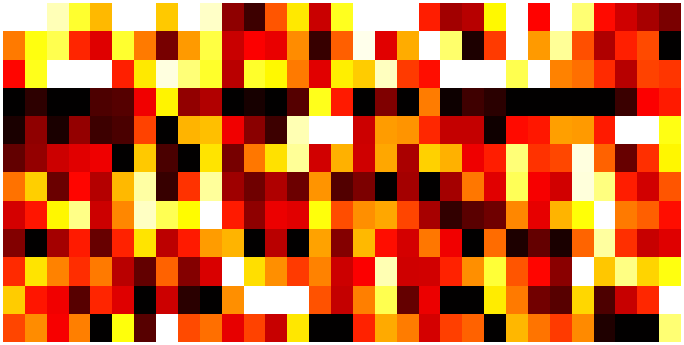
%> input picture data/features/spectrogram/chroma/blues/blues.000001.png, 684 x 345 px
$ octave --eval "result = glcm_stats('../data/features/spectrogram/chroma/blues/blues.000001.png');"   (GNU Octave 9; MATLAB toolbox functions it lacks are replaced by stand-ins)
%> lines starting %> are read from the running program, lines starting %| are printed output that depends on the picture
function [stats] = glcm_stats(I)

img = im2gray(imread(I));
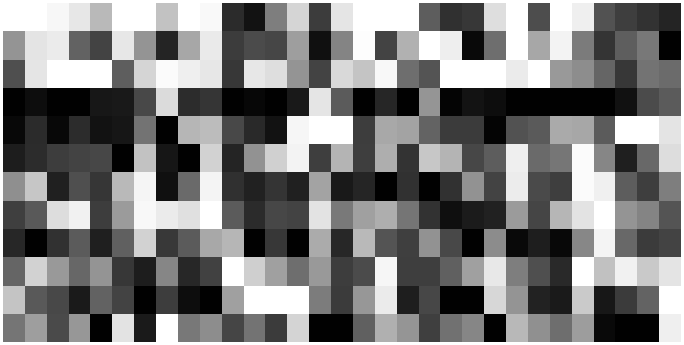
%> img: size 345x684 uint8; min 1, max 255, mean 122.9

offsets = [ 0 1; 0 2; 0 3; 0 4;
           -1 1; -2 2; -3 3; -4 4;
           -1 0; -2 0; -3 0; -4 0;
           -1 -1; -2 -2; -3 -3; -4 -4];
glcms = graycomatrix(img, "Offset", offsets);
glcms_stats = graycoprops(glcms);

stats = [];

for i = 1:16
    stats = [stats; [glcms_stats.Contrast(i) glcms_stats.Correlation(i)  glcms_stats.Energy(i) glcms_stats.Homogeneity(i)]];
end
%> this loop made 16 passes
%> stats on passes 1 to 2: [0.45 0.967 0.139 0.975], [0.45 0.967 0.139 0.975; 0.902 0.934 0.13 0.951]
%> after the loop, stats = 16 rows, first 8: [0.45 0.967 0.139 0.975; 0.902 0.934 0.13 0.951; 1.36 0.9 0.12 0.926; 1.75 0.871 0.113 0.903; 0.883 0.935 0.131 0.954; 1.75 0.87 0.114 0.91; 2.61 0.806 0.0997 0.867; 3.29 0.755 0.0886 0.83]
%> `result = glcm_stats('../data/features/spectrogram/chroma/blues/blues.0..`: result has the same summary as stats in glcm_stats

end

$ run again, on data/features/spectrogram/chroma/blues/blues.0000210.png
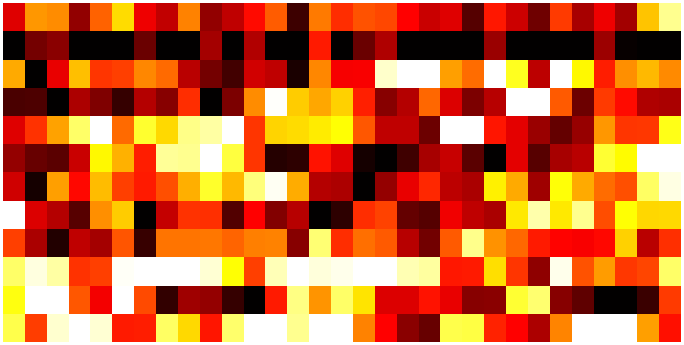
%> input picture data/features/spectrogram/chroma/blues/blues.0000210.png, 684 x 345 px
%> in glcm_stats, `img = im2gray(imread(I));`:
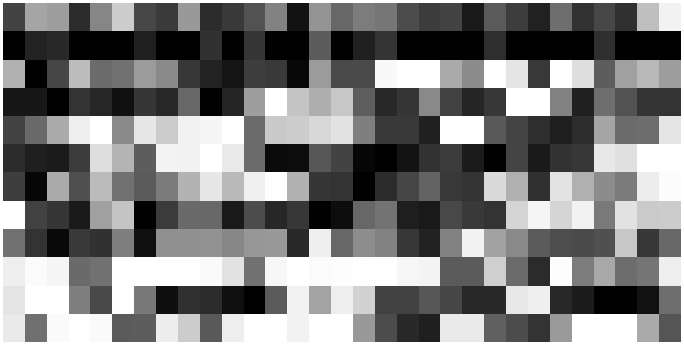
%> img: size 345x684 uint8; min 1, max 255, mean 122.9
%> the loop in glcm_stats, `for i = 1:16` made 16 passes
%> stats on passes 1 to 2: [0.29 0.979 0.15 0.98], [0.29 0.979 0.15 0.98; 0.581 0.958 0.141 0.959]
%> after the loop in glcm_stats, `for i = 1:16`: stats = 16 rows, first 8: [0.29 0.979 0.15 0.98; 0.581 0.958 0.141 0.959; 0.873 0.936 0.133 0.939; 1.12 0.919 0.125 0.92; 0.794 0.942 0.14 0.958; 1.58 0.885 0.124 0.916; 2.35 0.827 0.109 0.876; 2.96 0.782 0.0973 0.842]
%> result has the same summary as stats in glcm_stats

$ run again, on data/features/spectrogram/chroma/blues/blues.000022.png
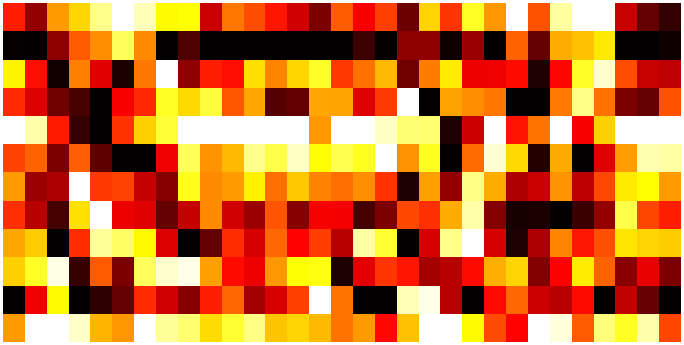
%> input picture data/features/spectrogram/chroma/blues/blues.000022.png, 684 x 345 px
%> in glcm_stats, `img = im2gray(imread(I));`:
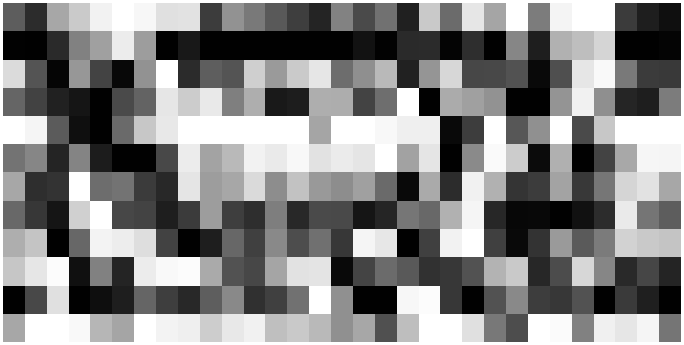
%> img: size 345x684 uint8; min 1, max 255, mean 130.9
%> the loop in glcm_stats, `for i = 1:16` made 16 passes
%> stats on passes 1 to 2: [0.386 0.973 0.145 0.977], [0.386 0.973 0.145 0.977; 0.773 0.945 0.136 0.953]
%> after the loop in glcm_stats, `for i = 1:16`: stats = 16 rows, first 8: [0.386 0.973 0.145 0.977; 0.773 0.945 0.136 0.953; 1.16 0.917 0.127 0.93; 1.5 0.893 0.119 0.909; 0.796 0.943 0.136 0.956; 1.58 0.887 0.12 0.913; 2.36 0.83 0.105 0.871; 3.02 0.783 0.0937 0.835]
%> result has the same summary as stats in glcm_stats

$ run again, on data/features/spectrogram/chroma/blues/blues.000033.png
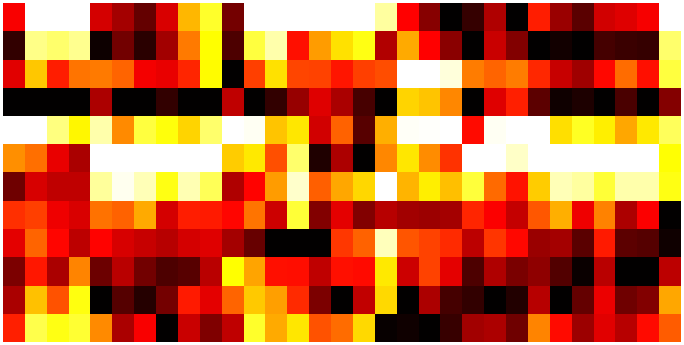
%> input picture data/features/spectrogram/chroma/blues/blues.000033.png, 684 x 345 px
%> in glcm_stats, `img = im2gray(imread(I));`:
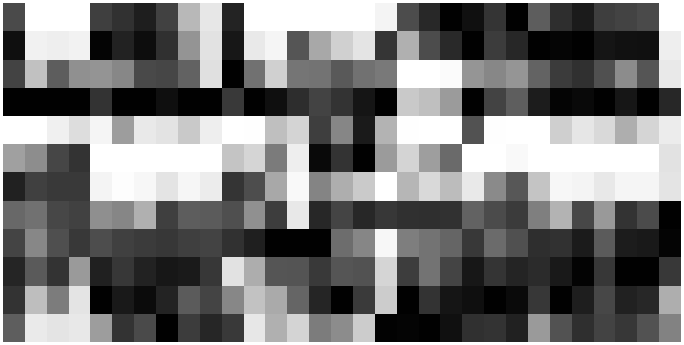
%> img: size 345x684 uint8; min 1, max 255, mean 118.7
%> the loop in glcm_stats, `for i = 1:16` made 16 passes
%> stats on passes 1 to 2: [0.303 0.979 0.157 0.98], [0.303 0.979 0.157 0.98; 0.607 0.958 0.148 0.961]
%> after the loop in glcm_stats, `for i = 1:16`: stats = 16 rows, first 8: [0.303 0.979 0.157 0.98; 0.607 0.958 0.148 0.961; 0.912 0.936 0.14 0.941; 1.16 0.919 0.132 0.923; 0.704 0.951 0.148 0.96; 1.4 0.902 0.131 0.922; 2.1 0.852 0.116 0.884; 2.59 0.818 0.105 0.853]
%> result has the same summary as stats in glcm_stats
